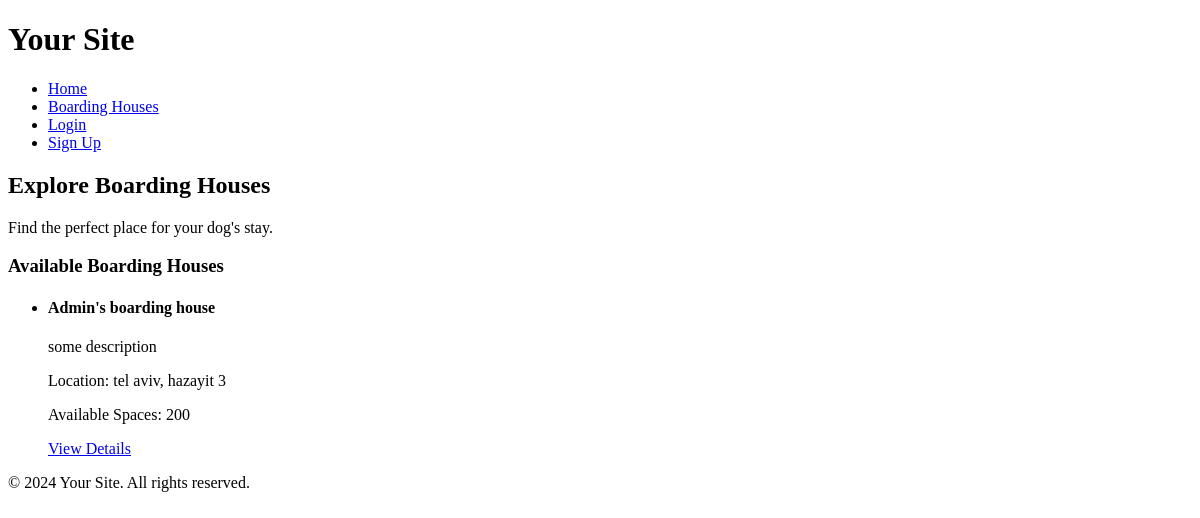
/Website/boardinghouses/, run on an earlier commit of the app's database.
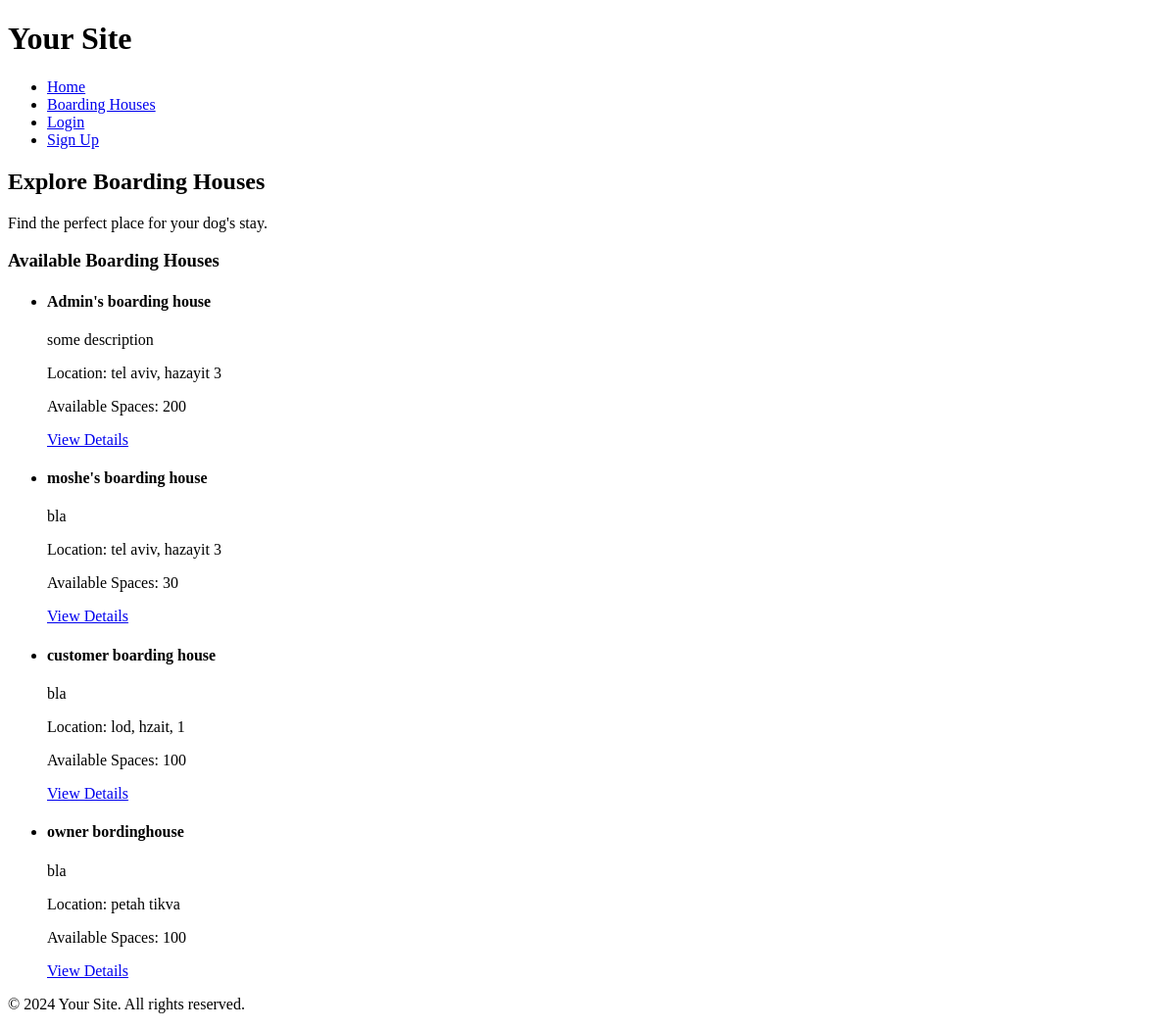
And on a later commit of the database.
### Website/models.py (models this page shows, shortened)
class BoardingHouse(models.Model):
    user = models.ForeignKey(User, on_delete=models.CASCADE)
    name = models.CharField(max_length=255)
    description = models.TextField()
    location = models.CharField(max_length=255)
    contact_details = models.CharField(max_length=255)
    available_spaces = models.PositiveIntegerField()

### Website/views.py (the view)
# urls.py: path('boardinghouses/', BoardinghouseListView.as_view(), name='boardinghouse_list'),
class BoardinghouseListView(View):
    def get(self, request, *args, **kwargs):
        boardinghouses = BoardingHouse.objects.all()
        return render(request, 'boardinghouse_list.html', {'boardinghouses': boardinghouses})

### Website/templates/boardinghouse_list.html (shortened to what this page needs)
{% extends 'base.html' %}
{% block content %}
    <section>
        <h2>Explore Boarding Houses</h2>
        <p>Find the perfect place for your dog's stay.</p>
    </section>
    <section>
        <h3>Available Boarding Houses</h3>
        <ul>
            {% for boardinghouse in boardinghouses %}
                <li>
                    <h4>{{ boardinghouse.name }}</h4>
                    <p>{{ boardinghouse.description }}</p>
                    <p>Location: {{ boardinghouse.location }}</p>
                    <p>Available Spaces: {{ boardinghouse.available_spaces }}</p>
                    <a href="{% url 'boardinghouse_detail' boardinghouse.id %}">View Details</a>
                </li>
            {% endfor %}
        </ul>
    </section>
{% endblock %}

### Website/templates/base.html (shortened to what this page needs)
{% load custom_filters %}
<!DOCTYPE html>
<html lang="en">
<head>
</head>
<body>
<header>
    <h1>Your Site</h1>
</header>
<nav>
    <ul>
        <li><a href="{% url 'home' %}">Home</a></li>
        <li><a href="{% url 'boardinghouse_list' %}">Boarding Houses</a></li>
        {% if user.is_authenticated %}
        {% if request.user|has_group:"Customer" %}
            <li><a href="{% url 'booking_history' %}">Booking History</a></li>
        {% elif request.user|has_group:"Boardinghouse Owners"  %}
            <li><a href="{% url 'owner_dashboard' %}">Owner Dashboard</a></li>
        {% endif %}
        <li>
            <form method="post" action="{% url 'logout' %}">
                {% csrf_token %}
                <button type="submit">Logout</button>
            </form>
        </li>
    {% else %}
        <li>
            <a href="{% url 'login' %}" >Login</a>
        </li>
        <li>
            <a href="{% url 'register' %}" >Sign Up</a>
        </li>
    {% endif %}
    </ul>
</nav>
<main>
    {% block content %}{% endblock %}
</main>
<footer>
    <p>&copy; 2024 Your Site. All rights reserved.</p>
</footer>
</body>
</html>

What changed in the data, as far as the page shows it:
added BoardingHouse: name "moshe's boarding house", description "bla", location "tel aviv, hazayit 3", available_spaces "30"
added BoardingHouse: name "customer boarding house", description "bla", location "lod, hzait, 1", available_spaces "100"
added BoardingHouse: name "owner bordinghouse", description "bla", location "petah tikva", available_spaces "100"
